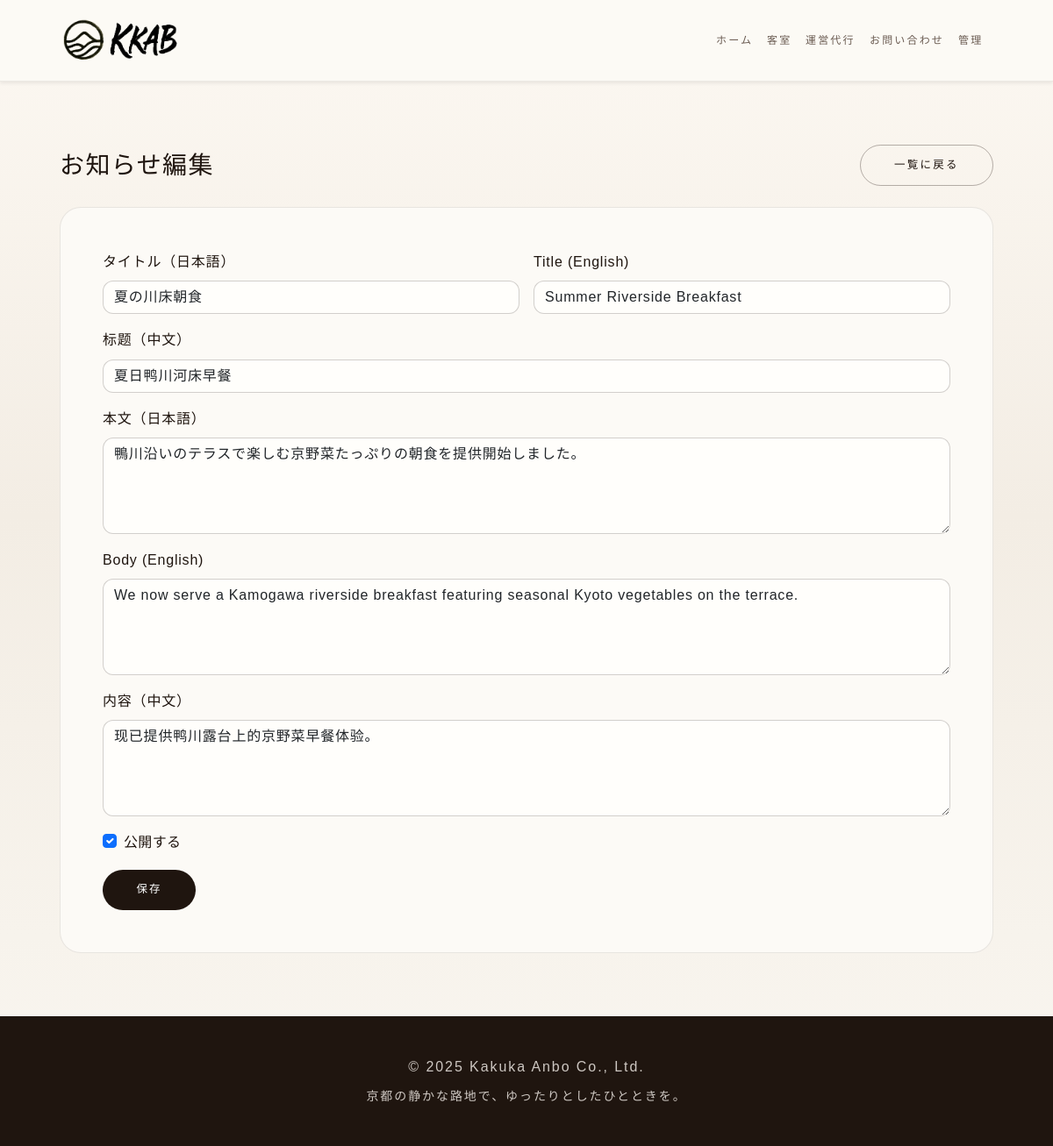
The app's page /admin/news/2/edit (signed in) with its own data.
### models.py (models this page shows)
class News(db.Model):
    id = db.Column(db.Integer, primary_key=True)
    title_ja = db.Column(db.String(160), nullable=False)
    title_en = db.Column(db.String(160), nullable=False)
    title_zh = db.Column(db.String(160), nullable=False)
    body_ja = db.Column(db.Text, nullable=False)
    body_en = db.Column(db.Text, nullable=False)
    body_zh = db.Column(db.Text, nullable=False)
    published_at = db.Column(db.DateTime, default=datetime.utcnow, nullable=False)
    is_published = db.Column(db.Boolean, default=True, nullable=False)

### app.py (the view)
    @app.route("/admin/news/<int:news_id>/edit", methods=["GET", "POST"])
    @login_required
    def admin_news_edit(news_id: int):
        news = News.query.get_or_404(news_id)
        form = NewsForm(obj=news)
        if form.validate_on_submit():
            _update_news_from_form(news, form)
            db.session.commit()
            flash("お知らせを更新しました", "success")
            return redirect(url_for("admin_news"))
        return render_template("admin_news_form.html", form=form, is_edit=True, news_item=news)

### forms.py
class NewsForm(FlaskForm):
    title_ja = StringField("タイトル（日本語）", validators=[DataRequired(), Length(max=160)])
    title_en = StringField("Title (English)", validators=[DataRequired(), Length(max=160)])
    title_zh = StringField("标题（中文）", validators=[DataRequired(), Length(max=160)])
    body_ja = TextAreaField("本文（日本語）", validators=[DataRequired()])
    body_en = TextAreaField("Body (English)", validators=[DataRequired()])
    body_zh = TextAreaField("内容（中文）", validators=[DataRequired()])
    is_published = BooleanField("公開する", default=True)
    submit = SubmitField("保存")

### templates/admin_news_form.html (shortened to what this page needs)
{% extends "base.html" %}
{% block content %}
<div class="d-flex justify-content-between align-items-center mb-4">
  <h1 class="h3 mb-0 title-serif">{% if is_edit %}お知らせ編集{% else %}お知らせ作成{% endif %}</h1>
  <a href="{{ url_for('admin_news') }}" class="btn-outline-ink">一覧に戻る</a>
</div>
<div class="form-frame">
  <form method="post" novalidate>
    <div class="row g-3">
      <div class="col-12 col-lg-6">
        <label class="form-label">{{ form.title_ja.label }}</label>
        {{ form.title_ja(class_='form-control') }}
      </div>
      <div class="col-12 col-lg-6">
        <label class="form-label">{{ form.title_en.label }}</label>
        {{ form.title_en(class_='form-control') }}
      </div>
      <div class="col-12">
        <label class="form-label">{{ form.title_zh.label }}</label>
        {{ form.title_zh(class_='form-control') }}
      </div>
      <div class="col-12">
        <label class="form-label">{{ form.body_ja.label }}</label>
        {{ form.body_ja(class_='form-control', rows=4) }}
      </div>
      <div class="col-12">
        <label class="form-label">{{ form.body_en.label }}</label>
        {{ form.body_en(class_='form-control', rows=4) }}
      </div>
      <div class="col-12">
        <label class="form-label">{{ form.body_zh.label }}</label>
        {{ form.body_zh(class_='form-control', rows=4) }}
      </div>
      <div class="col-12">
        <div class="form-check">
          {{ form.is_published(class_='form-check-input') }}
          <label class="form-check-label" for="{{ form.is_published.id }}">{{ form.is_published.label.text }}</label>
        </div>
      </div>
      <div class="col-12">
        {{ form.submit(class_='btn-ink') }}
      </div>
    </div>
  </form>
</div>
{% endblock %}

### static/css/style.css (style rules this page uses)
:root { --ink: #1f150f; --ink-light: #3c2a20; --ink-muted: #6b5c52; --canvas: #f6f1ea; --paper: #fcfaf6; --accent: #c6743d; --accent-dark: #a25624; --accent-soft: rgba(198, 116, 61, 0.12); --line: rgba(60, 42, 32, 0.14); --serif: "Shippori Mincho", "Yu Mincho", "Hiragino Mincho ProN", serif; --sans: "Noto Sans JP", "Hiragino Kaku Gothic ProN", "Yu Gothic", sans-serif; }
* { box-sizing: border-box; }
body { font-family: var(--sans); background: linear-gradient(180deg, #fdfaf6 0%, #f6f1ea 100%); color: var(--ink); letter-spacing: 0.02em; line-height: 1.7; }
h1, h2, h3, h4, h5, h6 { font-family: var(--serif); color: var(--ink); letter-spacing: 0.05em; }
a { color: var(--ink); text-decoration: none; transition: color 0.2s ease; }
.kyoto-body { background: linear-gradient(180deg, #fcf8f2 0%, #f3ede4 45%, #f9f6f0 100%); }
.btn-ink { background: var(--ink); color: #fff; border-radius: 999px; padding: 0.75rem 2.4rem; letter-spacing: 0.18em; text-transform: uppercase; font-size: 0.78rem; border: none; transition: all 0.3s cubic-bezier(0.4, 0, 0.2, 1); position: relative; overflow: hidden; }
.btn-outline-ink { border-radius: 999px; padding: 0.75rem 2.4rem; letter-spacing: 0.18em; text-transform: uppercase; font-size: 0.78rem; border: 1px solid rgba(31, 21, 15, 0.32); color: var(--ink); transition: all 0.3s cubic-bezier(0.4, 0, 0.2, 1); position: relative; overflow: hidden; }
.form-frame { background: var(--paper); padding: clamp(2rem, 5vw, 3rem); border-radius: 24px; border: 1px solid rgba(60, 42, 32, 0.1); transition: none !important; transform: none !important; }
.form-label, .form-control, .form-select, textarea { font-family: var(--sans); letter-spacing: 0.05em; }
.form-control, .form-select, textarea { border-radius: 12px; border: 1px solid rgba(31, 21, 15, 0.2); background: #fffefb; }
.title-serif { font-family: var(--serif); }

### records on screen
News: title_ja "夏の川床朝食", title_en "Summer Riverside Breakfast", title_zh "夏日鸭川河床早餐", body_ja "鴨川沿いのテラスで楽しむ京野菜たっぷりの朝食を提供開始しました。", body_en "We now serve a Kamogawa riverside breakfast featuring seasonal Kyoto vegetables on the terrace.", body_zh "现已提供鸭川露台上的京野菜早餐体验。", is_published "☑"

### other values on screen
{{ t('nav.home') }} "ホーム"
{{ t('nav.rooms') }} "客室"
{{ t('nav.management') }} "運営代行"
{{ t('nav.contact') }} "お問い合わせ"
{{ t('nav.admin') }} "管理"
{{ t('footer.tagline') }} "京都の静かな路地で、ゆったりとしたひとときを。"
